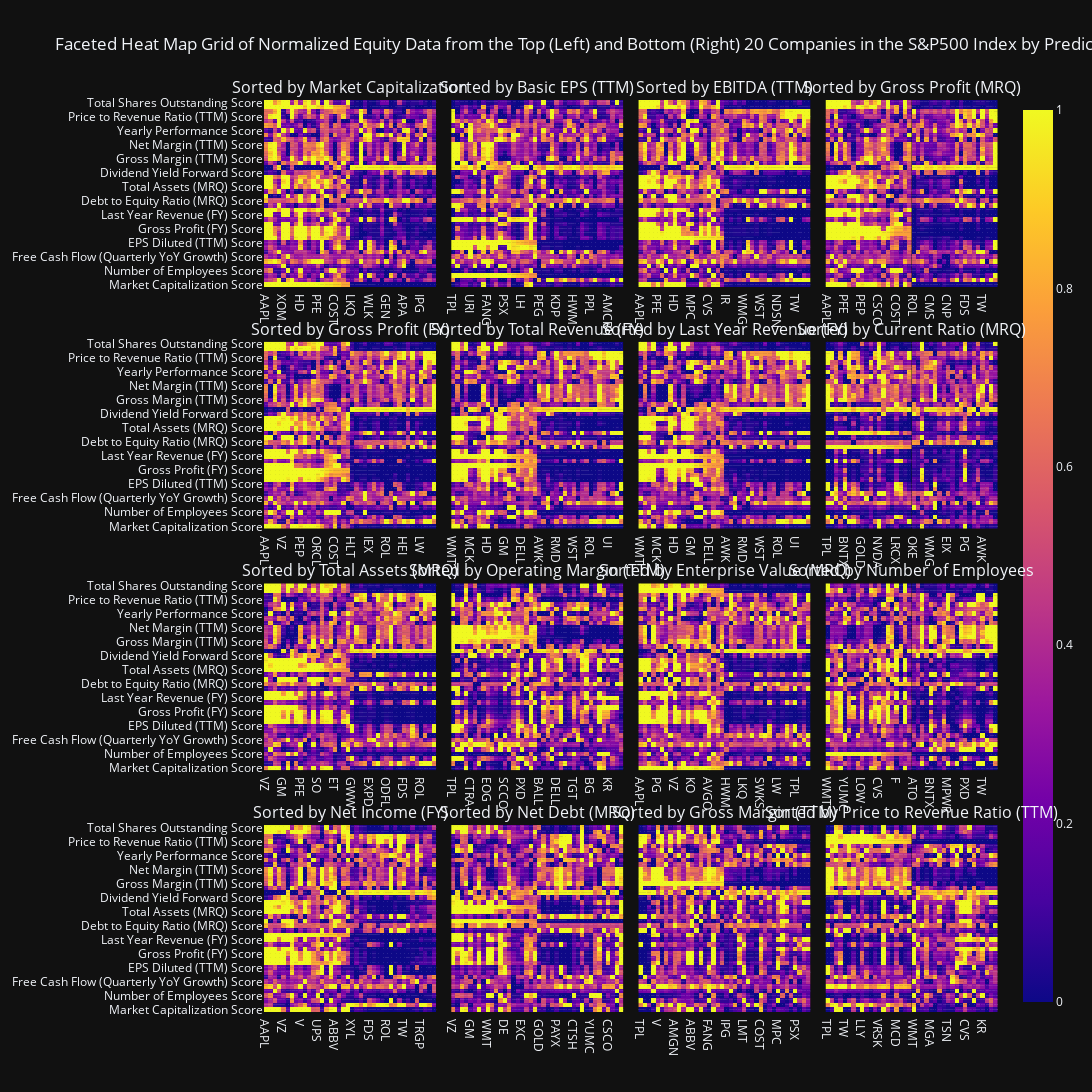

Notebook code cell kept with this figure:
### Code cell
title = 'Faceted Heat Map Grid of Normalized Equity Data from the Top (Left) and Bottom (Right) 20 Companies in the S&P500 Index by Predictor (1 = Best, 0 = Worst)'
display(viz.subplot_generator(mega_df, predictors, title=title, height_reduction_factor=15, width_multiplier=1, vertical_spacing=0.06).show(config=config))
